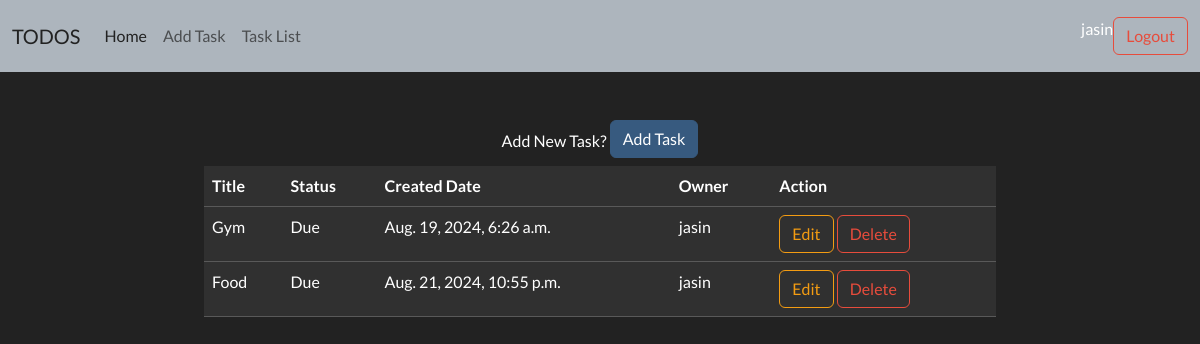
The app's page /todo/all/ (signed in) with its own data.
### myapp/models.py (models this page shows, shortened)
class Todo(models.Model):
    title=models.CharField(max_length=100)
    created_date=models.DateTimeField(auto_now_add=True)
    status=models.BooleanField(default=False)
    owner=models.ForeignKey(User,on_delete=models.CASCADE)

### myapp/views.py (the view)
# urls.py: path('todo/all/',views.TodoListView.as_view(),name='todo-all'),
@method_decorator(signin_required,name='dispatch')
class TodoListView(View):
    def get(self,request,*args,**kwargs):
        qs=Todo.objects.filter(owner=request.user)
        return render(request,'todo_list.html',{'todos':qs})

### myapp/templates/todo_list.html
{%extends 'base.html'%}
{%block main_block%}
<div class="row mt-5">
    <div class="col-2"></div>
    <div class="col-8">
        <center>
            Add New Task? <a href="{%url 'todo-add'%}" class="btn btn-primary mb-2">Add Task</a>
        </center>
        <table class="table table-dark">
            <tr>
                <th>Title</th>
                <th>Status</th>
                <th>Created Date</th>
                <th>Owner</th>
                <th>Action</th>
            </tr>
            {%for todo in todos%}
            <tr>
                <td>{{todo.title}}</td>
                <td>{%if todo.status == False %}
                    Due
                    {%else%}
                    Compleated
                    {%endif%}
                </td>
                <td>{{todo.created_date}}</td>
                <td>{{todo.owner}}</td>
                <td>
                    <a href="{%url 'todo-edit' todo.id%}" class="btn btn-outline-warning">Edit</a>
                    <a href="{%url 'todo-delete' todo.id%}" class="btn btn-outline-danger">Delete</a>
                </td>
            </tr>
            {%endfor%}
        </table>
    </div>
    <div class="col-2"></div>
</div>
{%endblock%}

### myapp/templates/base.html (shortened to what this page needs)
<!DOCTYPE html>
{%load static%}
<html lang="en">
<head>
    <link rel="stylesheet" href="{%static 'css/bootstrap.min.css'%}">
</head>
<body>
    <nav class="navbar navbar-expand-lg navbar-light bg-light">
        <div class="container-fluid">
            <a class="navbar-brand" href="#">TODOS</a>
            <div class="collapse navbar-collapse" id="navbarSupportedContent">
                <ul class="navbar-nav me-auto mb-2 mb-lg-0">
                    <li class="nav-item">
                        <a class="nav-link active" aria-current="page" href="{%url 'todo-home'%}">Home</a>
                    </li>
                    <li class="nav-item">
                        <a class="nav-link" href="{%url 'todo-add'%}">Add Task</a>
                    </li>
                    <li class="nav-item">
                        <a class="nav-link" href="{%url 'todo-all'%}">Task List</a>
                    </li>
                </ul>
                <form class="d-flex">
                    {{request.user}}
                    <a href="{%url 'signout'%}" class="btn btn-outline-danger">Logout</a>
                </form>
            </div>
        </div>
    </nav>
    {%block main_block%}
    {%endblock%}
</body>

### records on screen
Todo: title "Gym", status "Due", created_date "Aug. 19, 2024, 6:26 a.m.", owner "jasin"
Todo: title "Food", status "Due", created_date "Aug. 21, 2024, 10:55 p.m.", owner "jasin"

### other values on screen
{{ request.user }} "jasin"
